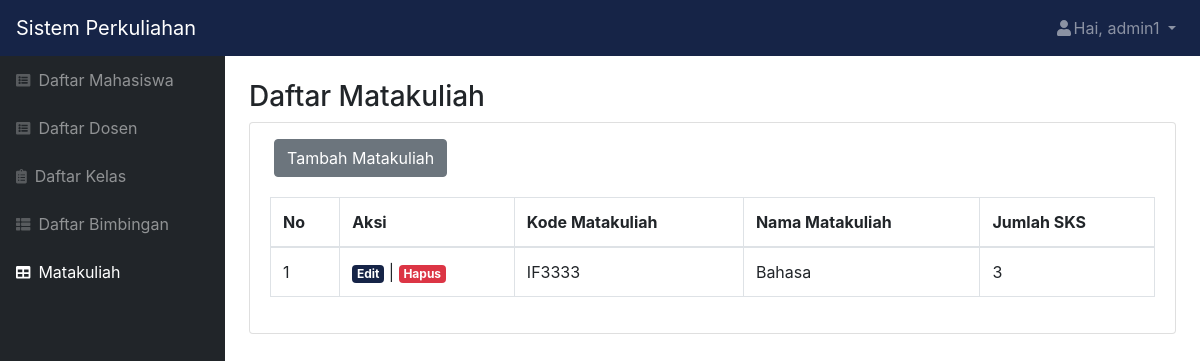
/matakuliah.php (signed in), run on an earlier commit of the app's database.
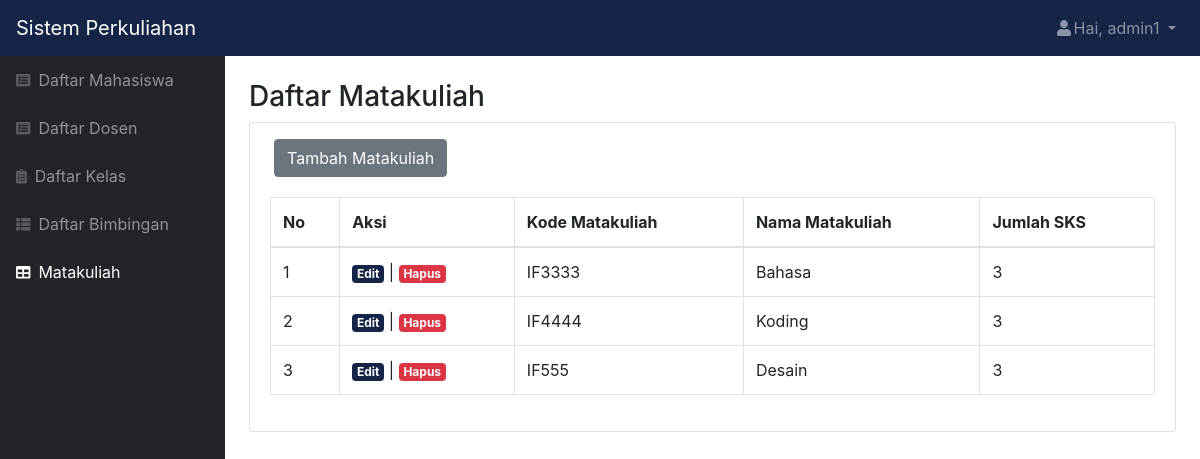
And on a later commit of the database.
### tables this page shows
CREATE TABLE `matakuliah` (
  `id_mk` int(11) NOT NULL,
  `kode_mk` char(6) NOT NULL,
  `matakuliah` varchar(100) NOT NULL,
  `sks` int(11) NOT NULL
);

### matakuliah.php (the view, shortened to what the changed rows need)
<?php
include "function.php";
$queryMatakuliah = mysqli_query($koneksi, "SELECT * FROM matakuliah");
$role = $_SESSION['role'];
?>
<!DOCTYPE html>
<html lang="en">
    <head>
        <link href="css/styles.css" rel="stylesheet" />
        <link href="https://cdn.datatables.net/1.10.20/css/dataTables.bootstrap4.min.css" rel="stylesheet" />
    </head>
    <body class="sb-nav-fixed">
        <div id="layoutSidenav">
            <div id="layoutSidenav_content">
                <main>
                    <div class="container-fluid">
                        <div class="card mb-4">
                            <div class="card-body">
                                <div class="table-responsive">
                                <table class="table table-bordered" id="dataTable" width="100%" cellspacing="0">
                                        <thead>
                                            <tr>
                                                <th >No</th>
                                                <?php if($role == "0") { ?>
                                                <th >Aksi</th>
                                                <?php } ?>
                                                <th >Kode Matakuliah</th>
                                                <th >Nama Matakuliah</th>
                                                <th>Jumlah SKS</th>
                                            </tr>
                                        </thead>
                                        <?php $i=1; ?>
                                        <?php while ($data = mysqli_fetch_assoc($queryMatakuliah)) { ?>
                                            <tr>
                                                <td><?= $i; ?></td>
                                                <?php if($role == "0") { ?>
                                                <td><a href="edit_matakuliah.php?id_mk=<?= $data['id_mk']; ?>" class="badge badge-primary ">Edit</a> | <a href="function.php?act=hapusMatakuliah&id_mk=<?= $data['id_mk']; ?>" onclick="return confirm('Yakin ingin menghapus matakuliah?');" class="badge badge-danger ">Hapus</a></td>
                                                <?php } ?>
                                                <td><?= $data['kode_mk']; ?></td>
                                                <td><?= $data['matakuliah']; ?></td>
                                                <td><?= $data['sks']; ?></td>
                                            </tr>
                                        <?php $i++; ?>
                                        <?php } ?>
                                    </table>
                                </div>
                            </div>
                        </div>
                    </div>
                </main>
            </div>
        </div>
    </body>
</html>

What changed in the data, as far as the page shows it:
added matakuliah: kode_mk "IF4444", matakuliah "Koding", sks "3"
added matakuliah: kode_mk "IF555", matakuliah "Desain", sks "3"
